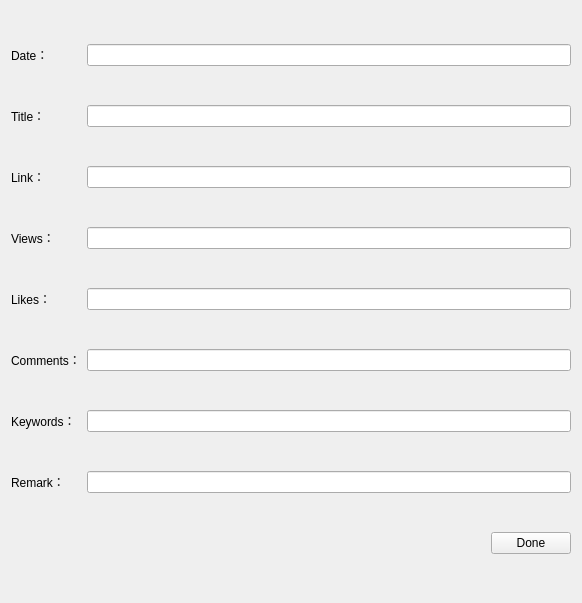
<?xml version="1.0" encoding="UTF-8"?>
<ui version="4.0">
 <class>ArticleData</class>
 <widget class="QWidget" name="ArticleData">
  <property name="geometry">
   <rect>
    <x>0</x>
    <y>0</y>
    <width>582</width>
    <height>603</height>
   </rect>
  </property>
  <property name="windowTitle">
   <string>Form</string>
  </property>
  <layout class="QVBoxLayout" name="verticalLayout">
   <item>
    <layout class="QHBoxLayout" name="horizontalLayout">
     <item>
      <widget class="QLabel" name="label">
       <property name="minimumSize">
        <size>
         <width>70</width>
         <height>0</height>
        </size>
       </property>
       <property name="text">
        <string>Date：</string>
       </property>
      </widget>
     </item>
     <item>
      <widget class="QLineEdit" name="dateEdit"/>
     </item>
    </layout>
   </item>
   <item>
    <layout class="QHBoxLayout" name="horizontalLayout_2">
     <item>
      <widget class="QLabel" name="label_2">
       <property name="minimumSize">
        <size>
         <width>70</width>
         <height>0</height>
        </size>
       </property>
       <property name="text">
        <string>Title：</string>
       </property>
      </widget>
     </item>
     <item>
      <widget class="QLineEdit" name="titleEdit"/>
     </item>
    </layout>
   </item>
   <item>
    <layout class="QHBoxLayout" name="horizontalLayout_3">
     <item>
      <widget class="QLabel" name="label_3">
       <property name="minimumSize">
        <size>
         <width>70</width>
         <height>0</height>
        </size>
       </property>
       <property name="text">
        <string>Link：</string>
       </property>
      </widget>
     </item>
     <item>
      <widget class="QLineEdit" name="linkEdit"/>
     </item>
    </layout>
   </item>
   <item>
    <layout class="QHBoxLayout" name="horizontalLayout_4">
     <item>
      <widget class="QLabel" name="label_4">
       <property name="minimumSize">
        <size>
         <width>70</width>
         <height>0</height>
        </size>
       </property>
       <property name="text">
        <string>Views：</string>
       </property>
      </widget>
     </item>
     <item>
      <widget class="QLineEdit" name="viewsEdit"/>
     </item>
    </layout>
   </item>
   <item>
    <layout class="QHBoxLayout" name="horizontalLayout_5">
     <item>
      <widget class="QLabel" name="label_5">
       <property name="minimumSize">
        <size>
         <width>70</width>
         <height>0</height>
        </size>
       </property>
       <property name="text">
        <string>Likes：</string>
       </property>
      </widget>
     </item>
     <item>
      <widget class="QLineEdit" name="likesEdit"/>
     </item>
    </layout>
   </item>
   <item>
    <layout class="QHBoxLayout" name="horizontalLayout_6">
     <item>
      <widget class="QLabel" name="label_6">
       <property name="minimumSize">
        <size>
         <width>70</width>
         <height>0</height>
        </size>
       </property>
       <property name="text">
        <string>Comments：</string>
       </property>
      </widget>
     </item>
     <item>
      <widget class="QLineEdit" name="commentsEdit"/>
     </item>
    </layout>
   </item>
   <item>
    <layout class="QHBoxLayout" name="horizontalLayout_7">
     <item>
      <widget class="QLabel" name="label_7">
       <property name="minimumSize">
        <size>
         <width>70</width>
         <height>0</height>
        </size>
       </property>
       <property name="text">
        <string>Keywords：</string>
       </property>
      </widget>
     </item>
     <item>
      <widget class="QLineEdit" name="keywordsEdit"/>
     </item>
    </layout>
   </item>
   <item>
    <layout class="QHBoxLayout" name="horizontalLayout_8">
     <item>
      <widget class="QLabel" name="label_8">
       <property name="minimumSize">
        <size>
         <width>70</width>
         <height>0</height>
        </size>
       </property>
       <property name="text">
        <string>Remark：</string>
       </property>
      </widget>
     </item>
     <item>
      <widget class="QLineEdit" name="remarkEdit"/>
     </item>
    </layout>
   </item>
   <item>
    <layout class="QHBoxLayout" name="horizontalLayout_9">
     <item>
      <spacer name="horizontalSpacer">
       <property name="orientation">
        <enum>Qt::Horizontal</enum>
       </property>
       <property name="sizeHint" stdset="0">
        <size>
         <width>40</width>
         <height>20</height>
        </size>
       </property>
      </spacer>
     </item>
     <item>
      <widget class="QPushButton" name="pushButton">
       <property name="text">
        <string>Done</string>
       </property>
      </widget>
     </item>
    </layout>
   </item>
  </layout>
 </widget>
 <resources/>
 <connections/>
</ui>
